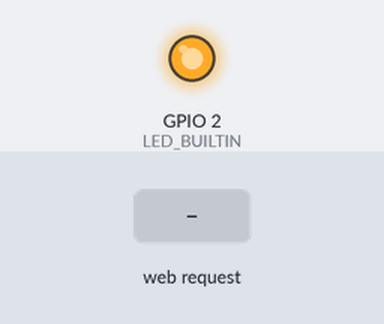
A sketch run on a simulated ESP8266 (NodeMCU). Parts: output pins drawn as LEDs (lit = HIGH, except the on-board LED, lit = LOW). Inputs (shaded band) come from the test bench. What the sketch prints to the serial monitor is not drawn.

Above: at 2.2 s.
2.3 s: HTTP request GET /toggle received
At 3.5 s:
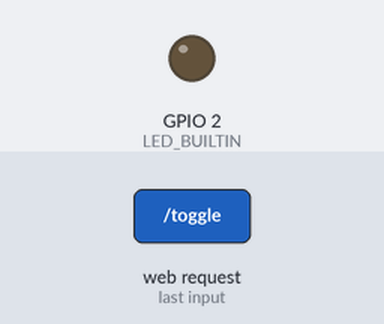
Timing chart, 0 to 5.3 s (numbered marks = the images above; inputs shaded):
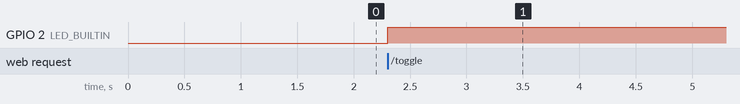

The sketch:

WiFiAccessPoint.ino
```cpp
#include <ESP8266WiFi.h>
#include <WiFiClient.h>
#include <ESP8266WebServer.h>

/* Configuração para o WiFi */
const char *ssid = "SmartTech"; // Nome da rede
const char *password = "12345678"; // Senha conforme desejar, minimo 8 caracteres

ESP8266WebServer server(80); // Definindo o servidor na porta 80

// HTML master
char HTML[] = "<html><body><h1>Funcionando a encrenca</h1><h2>SmartTechSystems</h2><button><a href=\"toggle\">Alterar LED</a></button></body></html>";

// Função principal, será chamada sempre que chamar o IP do módulo
void handleRoot()
{
    server.send(200, "text/html", HTML);
}

// Essa função será chamada sempre que acessar o endereço 192.168.4.1/toggle
void toggle()
{
    digitalWrite(LED_BUILTIN, !digitalRead(LED_BUILTIN));
    server.send(200, "text/html", HTML);
}

void setup() {
    delay(1000); // Da um tempo para tudo subir antes de iniciar a brincadeira
    pinMode(LED_BUILTIN, OUTPUT);
    Serial.begin(115200);
    Serial.println();
    Serial.print("Configuring access point...");
    /* Se você remover a senha será uma conexão aberta */
    WiFi.softAP(ssid, password); // Esta linha define o módulo como um AP
    IPAddress myIP = WiFi.softAPIP();
    Serial.print("Endrereço IP do AP: ");
    Serial.println(myIP);
    server.on("/", handleRoot); // Define a rota principal
    server.on("/toggle", toggle); // Define a rota de toggle do LED
    server.begin(); // Inicia o servidor
    Serial.println("Servidor HTTP iniciado");
}

void loop() {
    server.handleClient();
}
```

Measured:
- after the input at 2.3 s, GPIO 2 (LED_BUILTIN): LOW → HIGH at once
